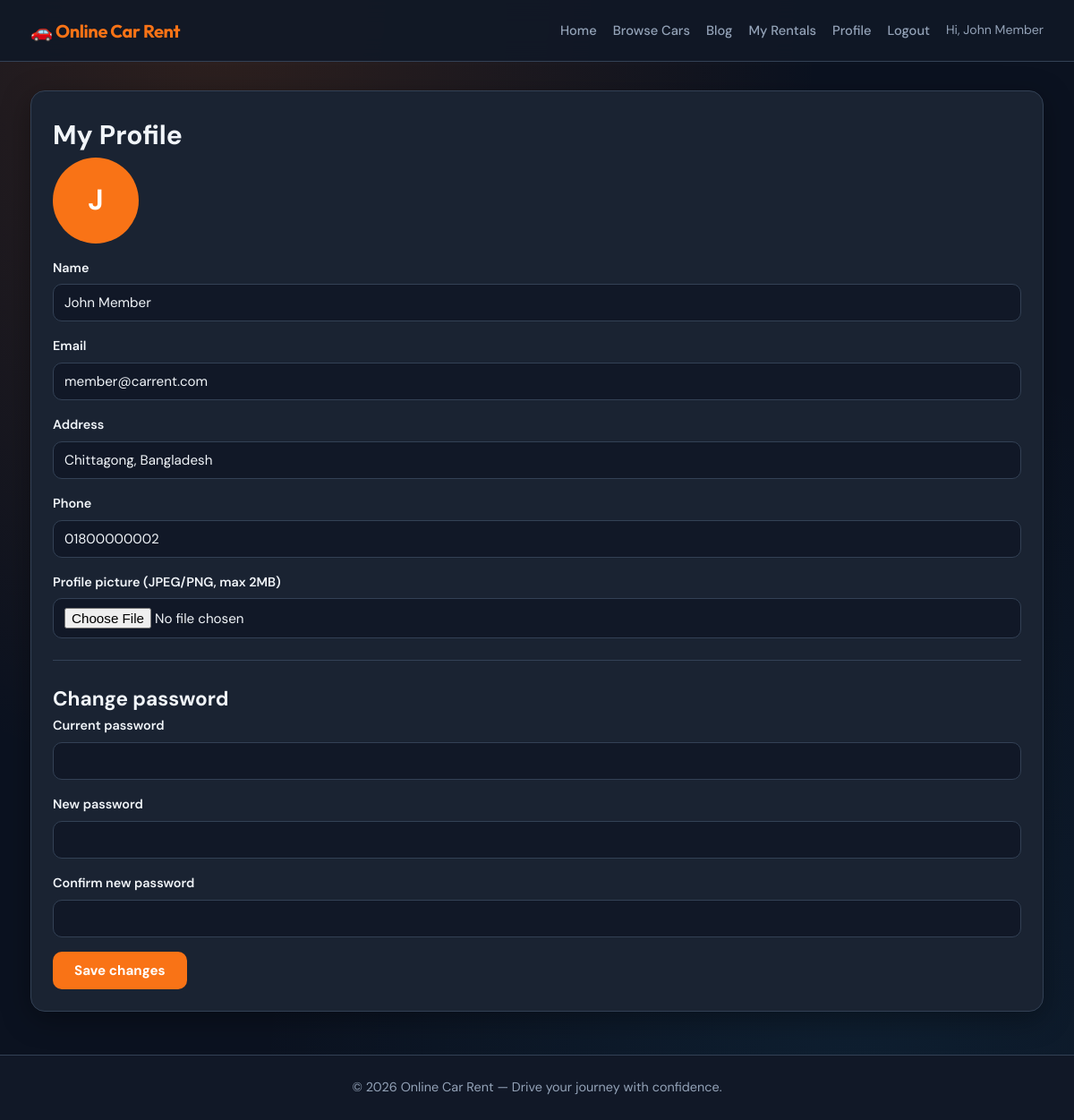
The page /index.php?route=/profile (signed in) on the database its author committed.
### tables this page shows
CREATE TABLE users (
    id INT UNSIGNED AUTO_INCREMENT PRIMARY KEY,
    name VARCHAR(120) NOT NULL,
    email VARCHAR(180) NOT NULL UNIQUE,
    password_hash VARCHAR(255) NOT NULL,
    role ENUM('admin', 'member') NOT NULL DEFAULT 'member',
    profile_picture VARCHAR(255) DEFAULT NULL,
    address VARCHAR(255) DEFAULT NULL,
    phone VARCHAR(30) DEFAULT NULL,
    remember_token VARCHAR(255) DEFAULT NULL,
    created_at TIMESTAMP DEFAULT CURRENT_TIMESTAMP
);

### includes/bootstrap.php (called while the page is built, shortened)
<?php
require_once dirname(__DIR__) . '/config/database.php';
require_once __DIR__ . '/Security.php';
require_once __DIR__ . '/Auth.php';
function view(string $name, array $data = []): void
{
    extract($data, EXTR_SKIP);
    $authUser = Auth::user();
    $viewFile = ROOT_DIR . '/views/' . $name . '.php';
    require ROOT_DIR . '/views/layouts/header.php';
    require $viewFile;
    require ROOT_DIR . '/views/layouts/footer.php';
}
function app_url(string $path = '/'): string
{
    $index = rtrim(BASE_URL, '/') . '/index.php';
    $path = '/' . trim($path, '/');
    if ($path !== '/') {
        $path = rtrim($path, '/') ?: '/';
    }
    if ($path === '/') {
        return $index;
    }
    return $index . '?route=' . rawurlencode($path);
}

### controllers/ProfileController.php (called while the page is built, shortened)
<?php
class ProfileController
{
    private UserModel $users;
    private OrderModel $orders;
    public function __construct()
    {
        $this->users = new UserModel();
        $this->orders = new OrderModel();
    }
    public function show(): void
    {
        $user = $this->users->findById(Auth::user()['id']);
        $rentalHistory = Auth::user()['role'] === 'member' ? $this->orders->forUser($user['id']) : [];
        view('profile/show', [
            'title' => 'My Profile',
            'user' => $user,
            'rentalHistory' => $rentalHistory,
            'errors' => [],
            'success' => flash('success'),
        ]);
    }
}

### index.php (called while the page is built, shortened)
<?php
require_once __DIR__ . '/includes/bootstrap.php';
$method = $_SERVER['REQUEST_METHOD'];
$uri = parse_url($_SERVER['REQUEST_URI'] ?? '/', PHP_URL_PATH) ?: '/';
$base = rtrim(BASE_URL, '/');
if ($base !== '' && strncmp($uri, $base, strlen($base)) === 0) {
    $uri = substr($uri, strlen($base)) ?: '/';
}
$uri = '/' . trim($uri, '/');
if ($uri !== '/') {
    $uri = rtrim($uri, '/') ?: '/';
}
if ($uri === '/index.php') {
    $uri = '/';
}
if (isset($_GET['route'])) {
    $uri = '/' . trim((string) $_GET['route'], '/');
    if ($uri !== '/') {
        $uri = rtrim($uri, '/') ?: '/';
    }
}
$routes = require ROOT_DIR . '/config/routes.php';
$handler = null;
if ($method === 'GET' && isset($routes['GET_API'][$uri])) {
    $handler = $routes['GET_API'][$uri];
} elseif (isset($routes[$method][$uri])) {
    $handler = $routes[$method][$uri];
}
[$class, $action] = $handler;
$controller = new $class();
$controller->$action();

### includes/Security.php (called while the page is built, shortened)
<?php
class Security
{
    public static function e(?string $value): string
    {
        return htmlspecialchars((string) $value, ENT_QUOTES, 'UTF-8');
    }
}

### includes/Auth.php (called while the page is built, shortened)
<?php
require_once __DIR__ . '/../models/UserModel.php';
class Auth
{
    public static function user(): ?array
    {
        return [
            'id' => (int) $_SESSION['user_id'],
            'name' => $_SESSION['name'] ?? '',
            'role' => $_SESSION['role'] ?? '',
        ];
    }
}

### config/database.php (called while the page is built, shortened)
<?php
function db(): PDO
{
    static $pdo = null;
    if ($pdo !== null) {
        return $pdo;
    }
    $host = defined('DB_HOST') ? DB_HOST : '127.0.0.1';
    $port = defined('DB_PORT') ? DB_PORT : '3306';
    $name = defined('DB_NAME') ? DB_NAME : 'project5';
    $user = defined('DB_USER') ? DB_USER : 'root';
    $pass = defined('DB_PASS') ? DB_PASS : '';
    $dsn = "mysql:host={$host};port={$port};dbname={$name};charset=utf8mb4";
    try {
        $pdo = new PDO($dsn, $user, $pass, [
            PDO::ATTR_ERRMODE => PDO::ERRMODE_EXCEPTION,
            PDO::ATTR_DEFAULT_FETCH_MODE => PDO::FETCH_ASSOC,
        ]);
    } catch (PDOException $e) {
        $isRefused = str_contains($e->getMessage(), '2002') || str_contains($e->getMessage(), 'actively refused');
        if ($isRefused) {
            dbConnectionError(
                'MySQL is not running',
                '<p><strong>Fix:</strong> Open <strong>XAMPP Control Panel</strong> → start <strong>MySQL</strong>, then refresh.</p>'
            );
        }
        if (str_contains($e->getMessage(), 'Unknown database')) {
            dbConnectionError(
                'Database not found',
                '<p><strong>Fix:</strong> Import <code>database.sql</code> in phpMyAdmin (creates database <code>project5</code>).</p>'
            );
        }
        if (str_contains($e->getMessage(), 'could not find driver')) {
            dbConnectionError(
                'PHP MySQL driver missing',
                '<p>Enable <code>extension=pdo_mysql</code> in php.ini and restart Apache.</p>'
            );
        }
        dbConnectionError('Database connection failed', '<p>' . htmlspecialchars($e->getMessage(), ENT_QUOTES) . '</p>');
    }
    return $pdo;
}

### models/UserModel.php (called while the page is built, shortened)
<?php
class UserModel
{
    public function findById(int $id): ?array
    {
        $st = db()->prepare('SELECT * FROM users WHERE id = ? LIMIT 1');
        $st->execute([$id]);
        $row = $st->fetch();
        return $row ?: null;
    }
}

### views/profile/show.php (the view, shortened to what this page needs)
<div class="profile-layout card">
    <h1>My Profile</h1>
    <form method="post" action="<?= app_url('/profile') ?>" enctype="multipart/form-data" class="form-stack" data-validate="profile">
        <div class="profile-photo">
            <?php if (!empty($user['profile_picture'])): ?>
                <img src="<?= PROFILE_UPLOAD_WEB ?>/<?= Security::e($user['profile_picture']) ?>" alt="Profile">
            <?php else: ?>
                <div class="avatar-placeholder"><?= Security::e(mb_substr($user['name'], 0, 1)) ?></div>
            <?php endif; ?>
        </div>
        <div class="field">
            <label for="name">Name</label>
            <input type="text" id="name" name="name" required value="<?= Security::e($user['name']) ?>">
        </div>
        <div class="field">
            <label for="email">Email</label>
            <input type="email" id="email" name="email" required value="<?= Security::e($user['email']) ?>">
        </div>
        <div class="field">
            <label for="address">Address</label>
            <input type="text" id="address" name="address" required value="<?= Security::e($user['address'] ?? '') ?>">
        </div>
        <div class="field">
            <label for="phone">Phone</label>
            <input type="tel" id="phone" name="phone" required value="<?= Security::e($user['phone'] ?? '') ?>">
        </div>
        <div class="field">
            <label for="profile_picture">Profile picture (JPEG/PNG, max 2MB)</label>
            <input type="file" id="profile_picture" name="profile_picture" accept="image/jpeg,image/png">
        </div>
        <hr>
        <h2>Change password</h2>
        <div class="field">
            <label for="current_password">Current password</label>
            <input type="password" id="current_password" name="current_password">
        </div>
        <div class="field">
            <label for="new_password">New password</label>
            <input type="password" id="new_password" name="new_password" minlength="8">
        </div>
        <div class="field">
            <label for="new_password_confirm">Confirm new password</label>
            <input type="password" id="new_password_confirm" name="new_password_confirm" minlength="8">
        </div>
        <button type="submit" class="btn">Save changes</button>
    </form>
</div>

### views/layouts/header.php (shortened to what this page needs)
<!DOCTYPE html>
<html lang="en">
<head>
    <link rel="stylesheet" href="<?= BASE_URL ?>/public/css/base.css">
    <link rel="stylesheet" href="<?= BASE_URL ?>/public/css/components.css">
    <link rel="stylesheet" href="<?= BASE_URL ?>/public/css/responsive.css">
</head>
<body>
<nav class="site-nav">
    <div class="nav-inner">
        <a class="nav-brand" href="<?= app_url('/') ?>">🚗 <?= Security::e(APP_NAME) ?></a>
        <div class="nav-links" data-nav-links>
            <a href="<?= app_url('/') ?>">Home</a>
            <a href="<?= app_url('/cars') ?>">Browse Cars</a>
            <a href="<?= app_url('/blog') ?>">Blog</a>
            <?php if ($authUser): ?>
                <?php if ($authUser['role'] === 'admin'): ?>
                    <a href="<?= app_url('/admin') ?>">Dashboard</a>
                    <a href="<?= app_url('/admin/cars') ?>">Cars</a>
                    <a href="<?= app_url('/admin/orders') ?>">Orders</a>
                <?php else: ?>
                    <a href="<?= app_url('/profile') ?>">My Rentals</a>
                <?php endif; ?>
                <a href="<?= app_url('/profile') ?>">Profile</a>
                <a href="<?= app_url('/logout') ?>">Logout</a>
                <span class="nav-user">Hi, <?= Security::e($authUser['name']) ?></span>
            <?php else: ?>
                <a href="<?= app_url('/login') ?>">Login</a>
                <a class="btn btn-sm" href="<?= app_url('/register') ?>">Register</a>
            <?php endif; ?>
        </div>
    </div>
</nav>
<main class="container">

### public/css/base.css (style rules this page uses)
:root { --bg: #0b1220; --bg-soft: #111827; --surface: #1a2332; --surface-light: #243044; --text: #f1f5f9; --text-muted: #94a3b8; --primary: #f97316; --primary-dark: #ea580c; --accent: #38bdf8; --accent-soft: rgba(56, 189, 248, 0.12); --danger: #ef4444; --success: #22c55e; --border: #334155; --shadow: 0 8px 32px rgba(0, 0, 0, 0.35); --radius: 16px; --radius-sm: 10px; --nav-h: 68px; --font: 'DM Sans', system-ui, sans-serif; --font-display: 'Outfit', system-ui, sans-serif; --max-w: 1180px; }
*, *::before, *::after { box-sizing: border-box; margin: 0; padding: 0; }
body { font-family: var(--font); background: var(--bg); background-image: radial-gradient(ellipse at 20% 0%, rgba(249, 115, 22, 0.15) 0%, transparent 50%), radial-gradient(ellipse at 80% 100%, rgba(56, 189, 248, 0.08) 0%, transparent 50%); color: var(--text); font-size: 15px; line-height: 1.65; min-height: 100vh; }
a { color: var(--accent); text-decoration: none; }
.container { max-width: var(--max-w); margin: 0 auto; padding: 0 24px; }
main.container { padding-top: 32px; padding-bottom: 48px; }
.site-nav { background: rgba(17, 24, 39, 0.92); border-bottom: 1px solid var(--border); position: sticky; top: 0; z-index: 200; backdrop-filter: blur(12px); }
.nav-inner { display: flex; align-items: center; justify-content: space-between; height: var(--nav-h); max-width: var(--max-w); margin: 0 auto; padding: 0 24px; gap: 16px; }
.nav-brand { font-family: var(--font-display); font-size: 1.25rem; font-weight: 700; color: var(--primary); letter-spacing: -0.02em; }
.nav-links { display: flex; align-items: center; gap: 18px; flex-wrap: wrap; }
.nav-links a { color: var(--text-muted); font-weight: 500; font-size: 0.92rem; }
.nav-user { color: var(--text-muted); font-size: 0.88rem; }

### public/css/components.css (style rules this page uses)
.btn { display: inline-flex; align-items: center; justify-content: center; padding: 11px 24px; background: var(--primary); color: #fff !important; border: none; border-radius: var(--radius-sm); font-weight: 700; font-family: inherit; cursor: pointer; font-size: 0.95rem; transition: background 0.2s, transform 0.15s; }
.card { background: var(--surface); border: 1px solid var(--border); border-radius: var(--radius); padding: 24px; box-shadow: var(--shadow); }
.field { margin-bottom: 16px; }
.field label { display: block; font-weight: 600; margin-bottom: 6px; font-size: 0.9rem; }
.field input, .field select, .field textarea { width: 100%; padding: 10px 12px; border: 1px solid var(--border); border-radius: var(--radius-sm); font-family: inherit; font-size: 0.95rem; background: var(--bg-soft); color: var(--text); }
.profile-photo img, .avatar-placeholder { width: 96px; height: 96px; border-radius: 50%; object-fit: cover; margin-bottom: 16px; }
.avatar-placeholder { display: flex; align-items: center; justify-content: center; background: var(--primary); color: #fff; font-size: 2rem; font-weight: 700; }
hr { border: none; border-top: 1px solid var(--border); margin: 24px 0; }

### rows shown on the page
users: name "John Member", name "J", email "member@carrent.com", address "Chittagong, Bangladesh", phone "01800000002"

### other values the page prints
Security::e(APP_NAME) "Online Car Rent"
